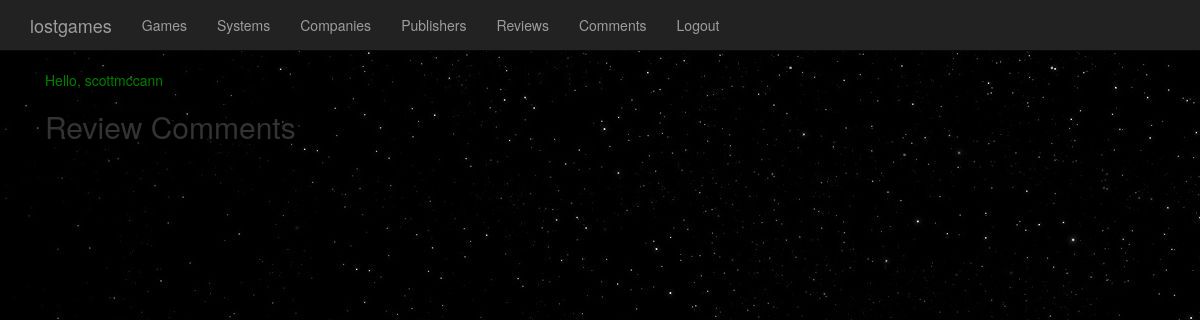
Page /core/review_comments/ (signed in) on the earlier database version.
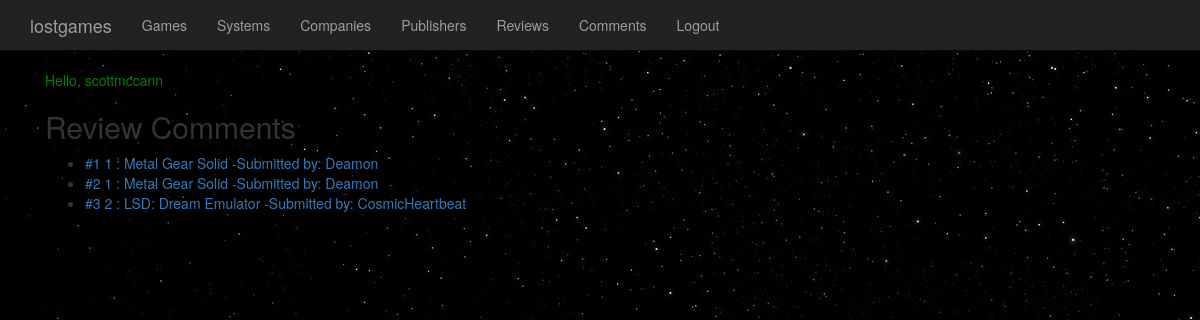
Same page on the later database version.
### lostgames/models.py (models this page shows, shortened)
class Review_Comment(models.Model):
    review = models.ForeignKey(Review, on_delete=models.CASCADE)
    comment_text = models.TextField(blank=False, max_length=2500)
    user = models.ForeignKey(User, null=False, on_delete=models.CASCADE)
    created = models.DateTimeField(auto_now_add=True)
    modified = models.DateTimeField(auto_now=True)
    likes = models.PositiveIntegerField(default=0, null=False)

class Review(models.Model):
    game = models.ForeignKey(Game, on_delete=models.CASCADE)
    review_text = models.TextField(blank=False)
    user = models.ForeignKey(User, null=False, on_delete=models.CASCADE)
    created = models.DateTimeField(auto_now_add=True)
    modified = models.DateTimeField(auto_now=True)
    likes = models.PositiveIntegerField(default=0, null=False)
    def __str__(self):
        return str(self.id) + ' : ' + str(self.game) + '   -Submitted by: ' + str(self.user)

class Game(models.Model):
    Genre = (
    ('ACTION', 'Action'),
    ('ADVENTURE', 'Adventure'),
    ('STEALTH', 'Stealth'),
    ('FPS', 'First-Person Shooter'),
    ('PUZZLE', 'Puzzle'),
    ('SIM','Simulator'),
    ('OPEN_WORLD','Open World'),
    ('RPG','Role-Playing Game'),
    ('JRPG', 'Japanese Role-Playing Game'),
    ('STRATEGY', 'Strategy'),
    ('MMO', 'Massively Mutliplayer OnLine'),
    ('PLATFORM', 'Platform'),
    ('MOBA', 'Mutliplayer Online Battle Arena'),
    ('INDIE', 'Indie')
    )
    category = models.CharField(
        max_length=128,
        null=False,
        blank=False,
        choices=Genre,
        default="Adventure")
    title = models.CharField(max_length=256)
    box_art = models.OneToOneField('Photo', null=True, related_name='box_art')
    release_date = models.DateField(db_index=True)
    systems = models.ManyToManyField('System')
    company = models.ForeignKey('Company', null=True)
    publisher = models.ForeignKey('Publisher', null=True, on_delete=models.SET_NULL)
    director = models.ForeignKey('Director', null=True, on_delete=models.SET_NULL)
    plot_summary = models.TextField()
    views = models.PositiveIntegerField(default=0, null=False, db_index=True)
    date_added = models.DateTimeField(auto_now_add=True, db_index=True)
    is_shown =  models.BooleanField(null=False, default=False, db_index=True)
    def __str__(self):
        return self.title

### lostgames/views.py (the view)
@login_required()
def view_review_comments(request):
    review_comments = Review_Comment.objects.all()
    context = { 'review_comments': review_comments }
    return render(request, 'lostgames/review_comments.html', context)

### lostgames/templates/lostgames/review_comments.html (shortened to what this page needs)
{% extends 'lostgames/base.html' %}
{% block content %}
<h2>Review Comments</h2>
{% if review_comments %}
<ul>
{% for review_comment in review_comments %}
    <li><a href="/core/review_comments/{{ review_comment.id }}/">#{{ review_comment.id }} {{ review_comment.review }}</a></li>
{% endfor %}
</ul>
{% endif %}
{% endblock %}

Differences in the rows shown:
added Review_Comment: id "1", review "1 : Metal Gear Solid -Submitted by: Deamon"
added Review_Comment: id "2", review "1 : Metal Gear Solid -Submitted by: Deamon"
added Review_Comment: id "3", review "2 : LSD: Dream Emulator -Submitted by: CosmicHeartbeat"
